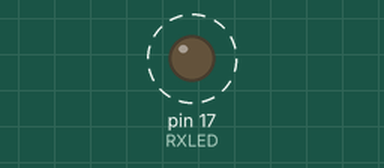
This sketch was run on a simulated SparkFun Pro Micro, built with avr-gcc and run on an emulated ATmega32U4. Shown: output pins drawn as LEDs (lit = HIGH). Dashed ring = blinking. What the sketch prints to the serial monitor is not drawn.

Above: at 0.5 s.
Timing chart, 0 to 4.6 s (numbered marks = the images above):
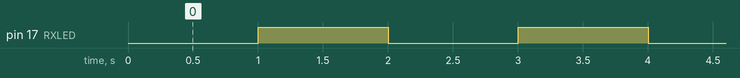

Measured:
- by itself, pin 17 (RXLED): alternates HIGH for 1.0 s and LOW for 1.0 s

The sketch:

BlinkProMicro.ino
```cpp
/* Pro Micro Test Code
   by: Nathan Seidle
   modified by: Jim Lindblom
   SparkFun Electronics
   date: September 16, 2013

   This code is provided to show how to blink the SparkFun
   ProMicro's TX and RX LEDs within a sketch. It also serves
   to explain the difference between Serial.print() and
   Serial1.print(). No it doesn't. How do you connect to Serial1?
   Will it appear as separate ser. port somewhere?
*/

int RXLED = 17;  // The RX LED has a defined Arduino pin
// The TX LED was not so lucky, we'll need to use pre-defined
// macros (TXLED1, TXLED0) to control that.
// (We could use the same macros for the RX LED too -- RXLED1,
//  and RXLED0.)

void setup()
{
 pinMode(RXLED, OUTPUT);  // Set RX LED as an output
 // TX LED is set as an output behind the scenes

 Serial.begin(9600); //This pipes to the serial monitor
 Serial1.begin(9600); //This is the UART, pipes to sensors attached to board
}

void loop()
{
 Serial.println("Hello whirl");  // Print "Hello World" to the Serial Monitor
 Serial1.println("Hellow!");  // Print "Hello!" over hardware UART

 digitalWrite(RXLED, LOW);   // set the RX LED ON
 TXLED0; //TX LED is not tied to a normally controlled pin so a macro is needed, turn LED OFF
 delay(1000);              // wait for a second

 digitalWrite(RXLED, HIGH);    // set the RX LED OFF
 TXLED1; //TX LED macro to turn LED ON
 delay(1000);              // wait for a second
}
```
